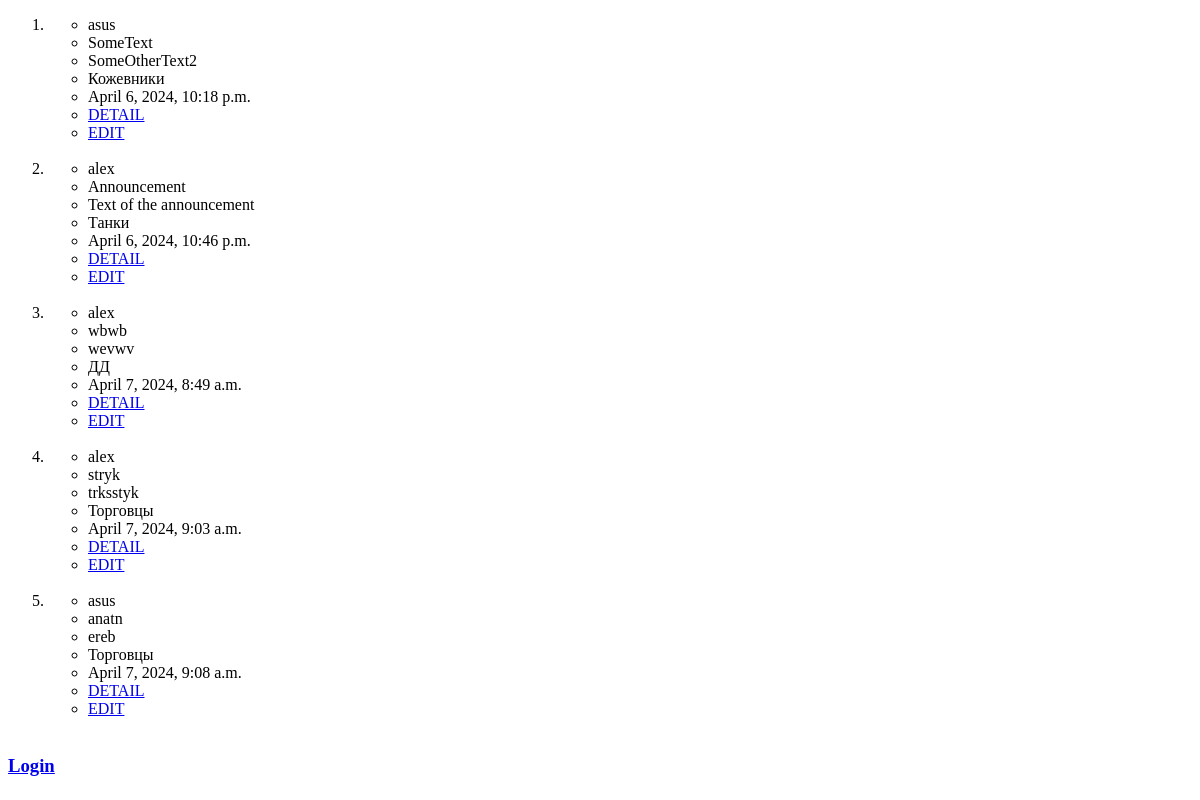
Before: / with the older database file.
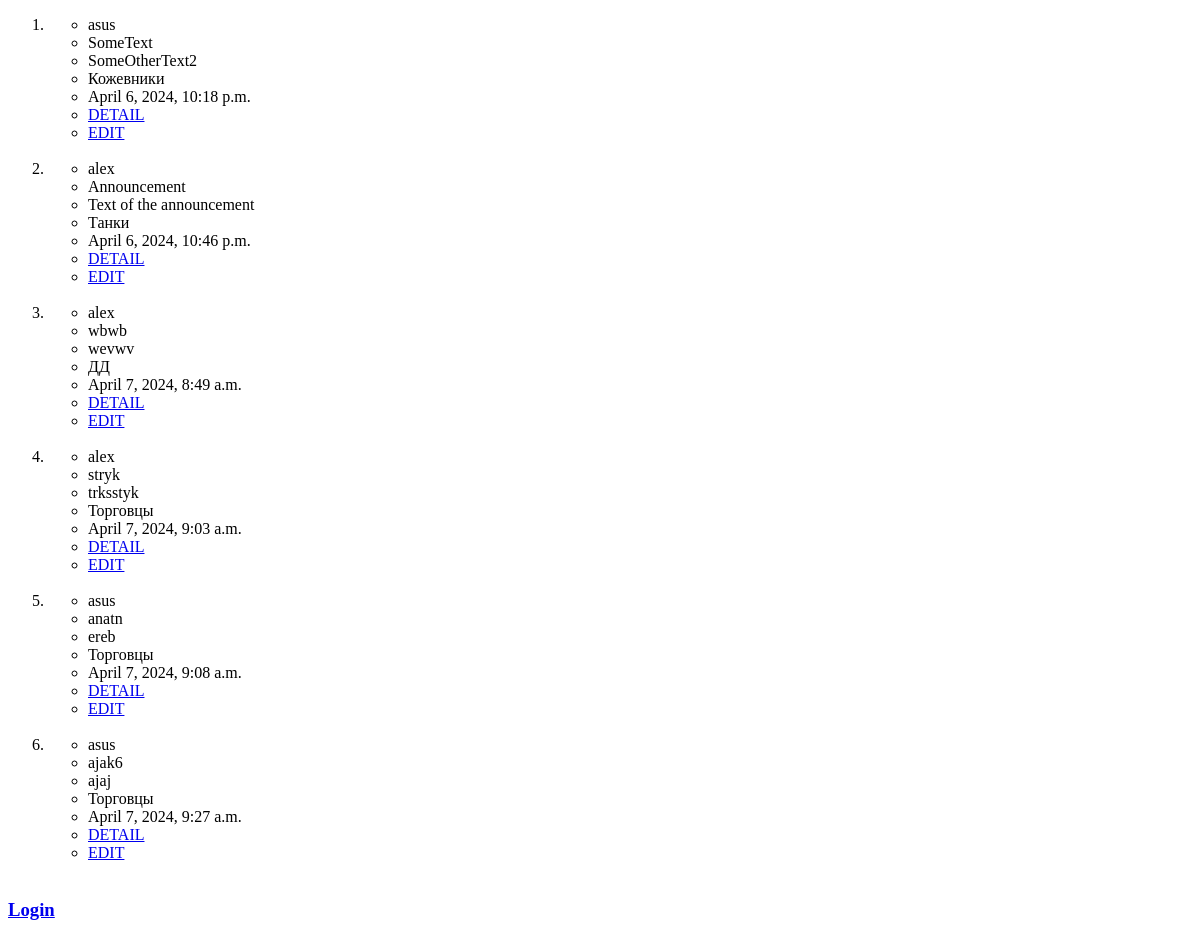
After: the same page with the newer database file.
### myapp/models.py (models this page shows, shortened)
class Announcement(models.Model):
    user = models.ForeignKey(User, on_delete=models.CASCADE)
    title = models.CharField(max_length=40)
    text = models.TextField()
    category = models.CharField(max_length=255, choices=CATEGORIES, default="Прочее")
    date_of_creation = models.DateTimeField(auto_now_add=True)
    content = models.ManyToManyField(Content, through='AnnouncementContent')

class User(AbstractUser):
    code = models.CharField(max_length=15, blank=True, null=True)

### myapp/views.py (the view)
# urls.py: path('', AnnouncementListView.as_view(), name='announce_list'),
class AnnouncementListView(ListView):
    model = Announcement
    template_name = 'announcements_list.html'
    context_object_name = 'announcements'
    def get_context_data(self, **kwargs):
        context = super().get_context_data()
        context['is_authenticated'] = self.request.user.is_authenticated
        return context

### templates/announcements_list.html (shortened to what this page needs)
<!DOCTYPE html>
<html lang="en">
<head>
</head>
<body>
<ol>
{% for el in announcements %}
    <li>
        <ul>
            <li>{{ el.user }}</li>
            <li>{{ el.title }}</li>
            <li>{{ el.text }}</li>
            <li>{{ el.category }}</li>
            <li>{{ el.date_of_creation }}</li>
            <li><a href="{% url 'announce_detail' pk=el.pk %}">DETAIL</a></li>
            <li><a href="{% url 'announce_update' pk=el.pk %}">EDIT</a></li>
        </ul>
    </li>
    <br>
{% endfor %}
</ol>
{% if not is_authenticated %}
<h3><a href="{% url 'account_login' %}">Login</a></h3>
{% endif %}
</body>
</html>

Changed rows visible on the page:
added Announcement: user "asus", title "ajak6", text "ajaj", category "Торговцы", date_of_creation "April 7, 2024, 9:27 a.m."
